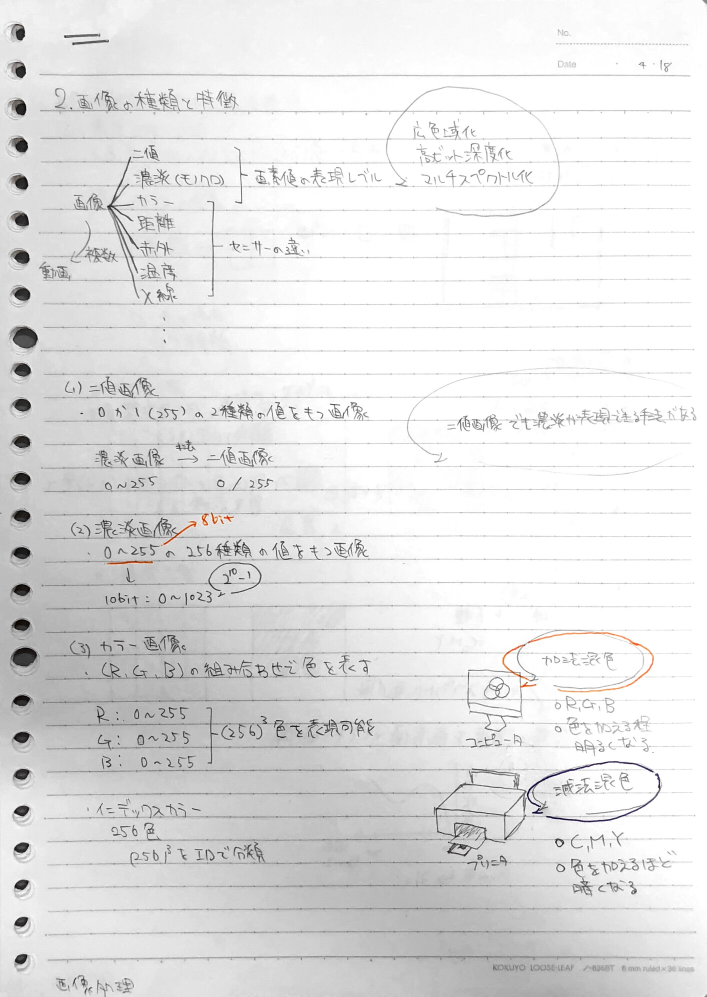
#> input picture img/note01.jpg, 2120 x 2990 px (shown at 1/3 size)
$ python source.py   (older library calls are emulated)
#> lines starting #> are read from the running program, lines starting #| are printed output that depends on the picture; after the words box and inside, x2 and y2 are one past the last pixel; in counts of white or black regions, pixels touching at a corner belong together
import os
import sys
import cv2
import numpy as np

from PIL import Image

IMG_DIR = f'{os.path.dirname(os.path.abspath(__file__))}/../img'
RESULT_DIR = f'{os.path.dirname(os.path.abspath(__file__))}/../result'
IMG = ''
RESIZE_THRESH = 1280

def write_out(img, name):
    cv2.imwrite(f'{RESULT_DIR}/{name}.png', img)

def crop(mask, target):
    cropped = cv2.merge((mask, mask, mask))
    cropped[mask == 255] = target[mask == 255]
    alpha = np.ones_like(cropped) * 255
    cropped = cv2.merge((cropped, alpha[:, :, 1]))

    cropped[mask == 0] = (0, 0, 0, 0)

    (x, y) = np.where(mask == 255)
    (topx, topy) = (np.min(x), np.min(y))
    (bottomx, bottomy) = (np.max(x), np.max(y))

    return topx, topy, cropped[topx:bottomx+1, topy:bottomy+1]

def light_up(target, gamma=1.18):
    look_up_table = np.zeros((256, 1), dtype=np.uint8)

    for i in range(256):
        look_up_table[i] =  255 * pow(float(i) / 255, 1.0 / gamma)

    return cv2.LUT(target, look_up_table)

try:
    IMG = sys.argv[1]
except Exception as e:
    IMG = 'note01.jpg'

counter = 0
while(True):
    print(f'starting loop: {counter}')
    image = cv2.imread(f'{IMG_DIR}/{IMG}')
#> image is the input picture: shape (2990, 2120, 3); mean B, G, R 226, 226, 226.2

    h = image.shape[1]
#> h = 2120
    if h > RESIZE_THRESH or h < RESIZE_THRESH:
        print(f'height: {h}, too big, resize')
#| height: 2120, too big, resize
        persentage = RESIZE_THRESH / h
#> persentage = 0.604
        image = cv2.resize(image, dsize=None, fx=persentage, fy=persentage)
#> image: shape (1805, 1280, 3)

    image_gray = cv2.cvtColor(image, cv2.COLOR_BGR2GRAY)
    ret, thed = cv2.threshold(image_gray, 0, 255, cv2.THRESH_OTSU)
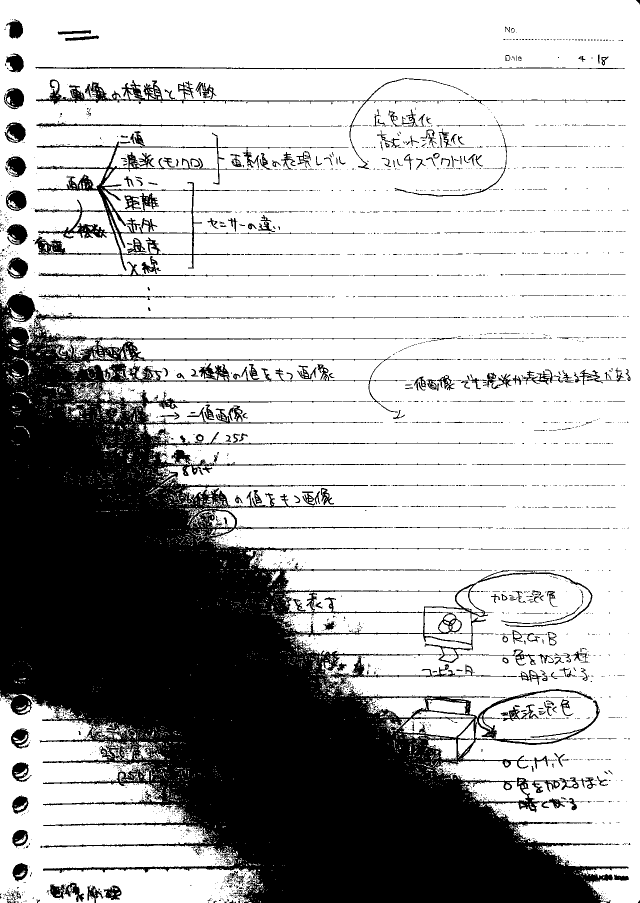
#> thed: shape (1805, 1280) (shown at 1/2 size); 69.9% white; 3123 black regions (2784 under 20 px), largest, box (x1, y1, x2, y2) and area: (0, 588, 1257, 1805) 612325, (69, 265, 502, 542) 13927, (72, 156, 1139, 338) 5959
#> ret = 214

    write_out(thed, f'thed')

    kernel = np.ones((8, 8), np.uint8)
    morphed = cv2.morphologyEx(thed, cv2.MORPH_CLOSE, kernel)
#> morphed: shape (1805, 1280); 77.4% white; 85 black regions, largest, box (x1, y1, x2, y2) and area: (0, 640, 1202, 1805) 500304, (18, 590, 70, 640) 1862, (833, 1478, 863, 1529) 968

    # write_out(morphed, 'morphedA')

    kernel = np.ones((8, 8), np.uint8)
    morphed = cv2.morphologyEx(morphed, cv2.MORPH_OPEN, kernel)
#> morphed: shape (1805, 1280); 77% white; 46 black regions (1 under 20 px), largest, box (x1, y1, x2, y2) and area: (0, 620, 1203, 1805) 516979, (19, 591, 71, 641) 1873, (18, 179, 50, 216) 853

    # write_out(morphed, 'morphedB')

    inv_morphed = cv2.bitwise_not(morphed)
#> inv_morphed: shape (1805, 1280); 23% white; 46 white regions (1 under 20 px)

    # write_out(inv_morphed, 'inv_morphedA')

    conts_im, conts, hierarchy = cv2.findContours(inv_morphed, cv2.RETR_TREE, cv2.CHAIN_APPROX_NONE)
#> conts = 65 contours, 1 with area under 20; largest, box (x1, y1, x2, y2) and area: (0, 620, 1203, 1805) 517818, (19, 591, 71, 641) 1794, (18, 179, 50, 216) 798, (19, 454, 56, 487) 790, (21, 384, 55, 418) 775

    # draw contours in thesholded image
    colored = cv2.merge((morphed, morphed, morphed))
    for index in range(len(conts)):
        cv2.drawContours(colored, conts, index, (255, 0, 255), 3)
#> this loop made 65 passes
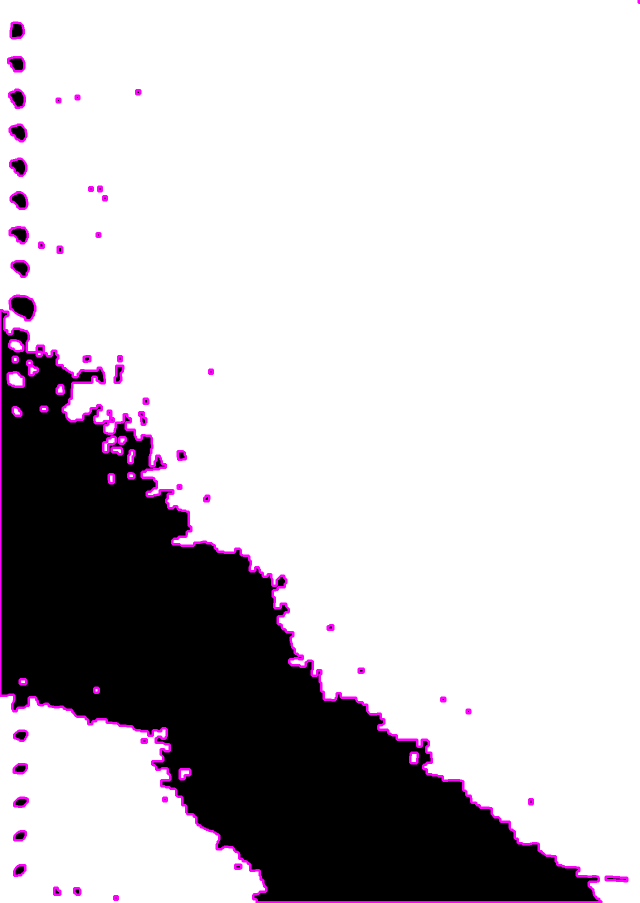
#> colored: shape (1805, 1280, 3) (shown at 1/2 size); mean of channels 0, 1, 2 199.5, 194.5, 199.5; drawn as B, G, R

    # write_out(colored, 'colored')

    mask = np.zeros_like(image_gray)
    stopper = 0
    for index in range(len(conts)):
        if (cv2.contourArea(conts[index]) > 12000): # TODO: change to scheme
            cv2.drawContours(mask, conts, index, 255, -1)
            stopper+=1
#> this loop made 65 passes
#> stopper on pass 27: 1
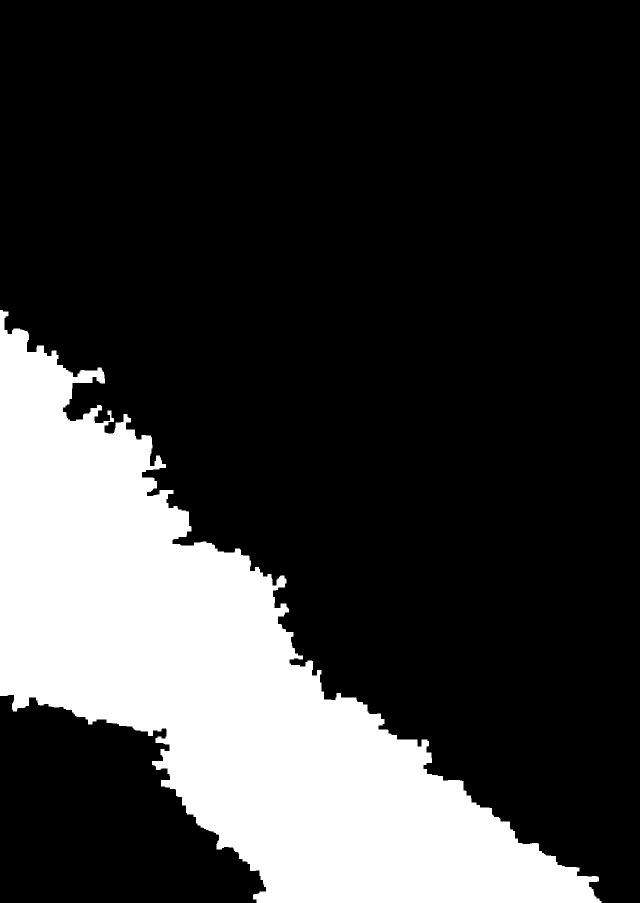
#> mask: shape (1805, 1280) (shown at 1/2 size); 22.5% white; 1 white region, box (x1, y1, x2, y2) and area: (0, 620, 1203, 1805) 520913
#> after the loop, stopper = 1

    if stopper == 0:
        print("there aren't shade to remove. exit.")
        break;

    # write_out(mask, 'shade_mask')
    x, y, shade_cropped = crop(mask, image)
#> in crop, `cropped[mask == 255] = target[mask == 255]`:
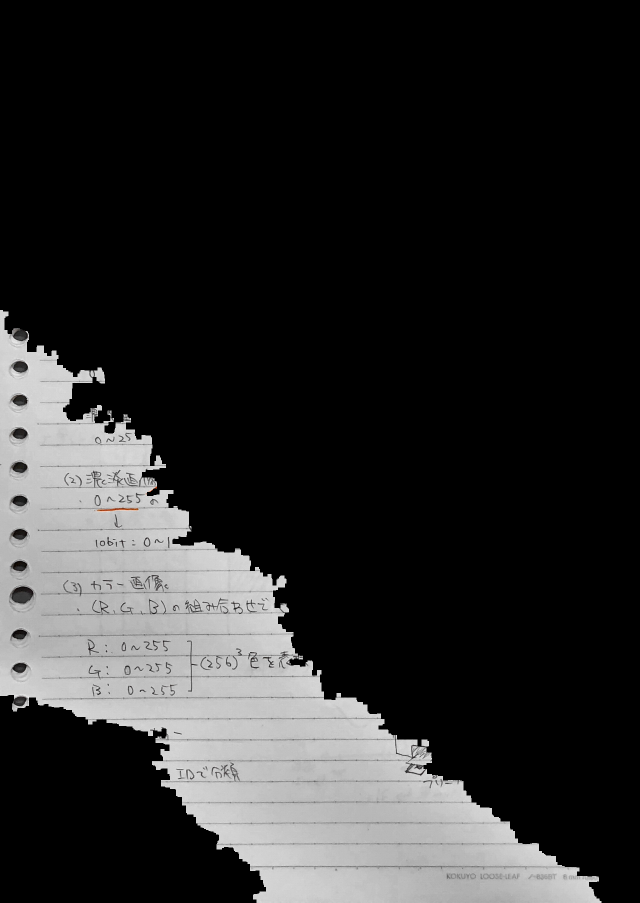
#> cropped: shape (1805, 1280, 3) (shown at 1/2 size); mean of channels 0, 1, 2 42.6, 42.6, 42.6; drawn as B, G, R
#> in crop, `(topx, topy) = (np.min(x), np.min(y))`: topx = 620; topy = 0
#> in crop, `(bottomx, bottomy) = (np.max(x), np.max(y))`: bottomx = 1804; bottomy = 1202
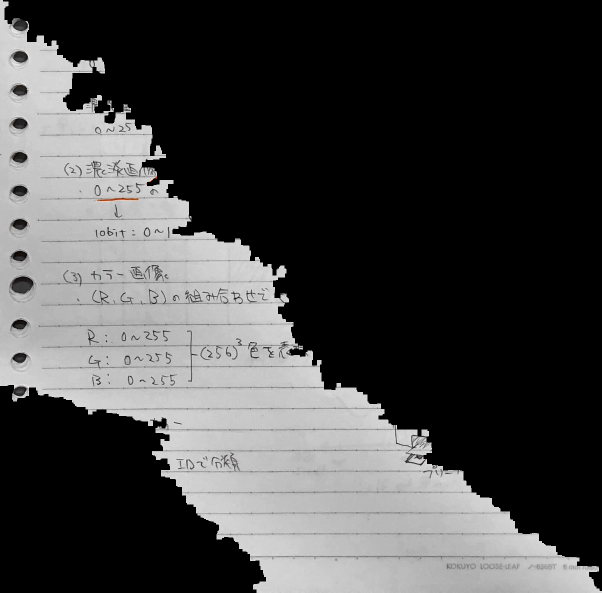
#> shade_cropped: shape (1185, 1203, 4) (shown at 1/2 size); mean B, G, R, A 69, 69, 69, 93.2
#> x = 620; y = 0
    write_out(shade_cropped, 'shade_cropped')
    lighted_up_shade = light_up(shade_cropped)
    write_out(lighted_up_shade, 'lighted_up_shade')

    back = Image.fromarray(image[:,:,::-1])
    lighted_up_shade = cv2.cvtColor(lighted_up_shade, cv2.COLOR_BGRA2RGBA)
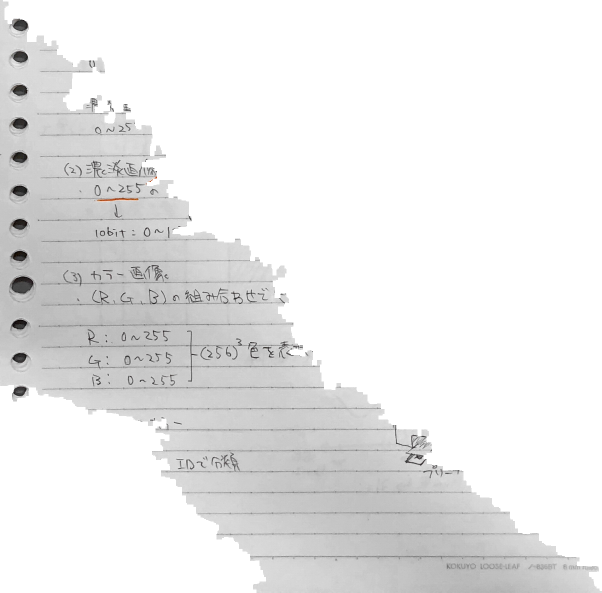
#> lighted_up_shade: shape (1185, 1203, 4) (shown at 1/2 size); mean R, G, B, A 72, 71.9, 71.9, 93.2; transparent parts drawn white
    target = Image.fromarray(lighted_up_shade)

    back.paste(target, (y, x), target)

    # back = back.convert('RGB')
    back.save(f'{RESULT_DIR}/complete.png')
    back.save(f'{IMG_DIR}/complete.png')

    complete = cv2.imread(f'{RESULT_DIR}/complete.png', 0)
#> complete: shape (1805, 1280); min 0, max 255, mean 227.8
    _, th_complete = cv2.threshold(complete, 0, 255, cv2.THRESH_OTSU)
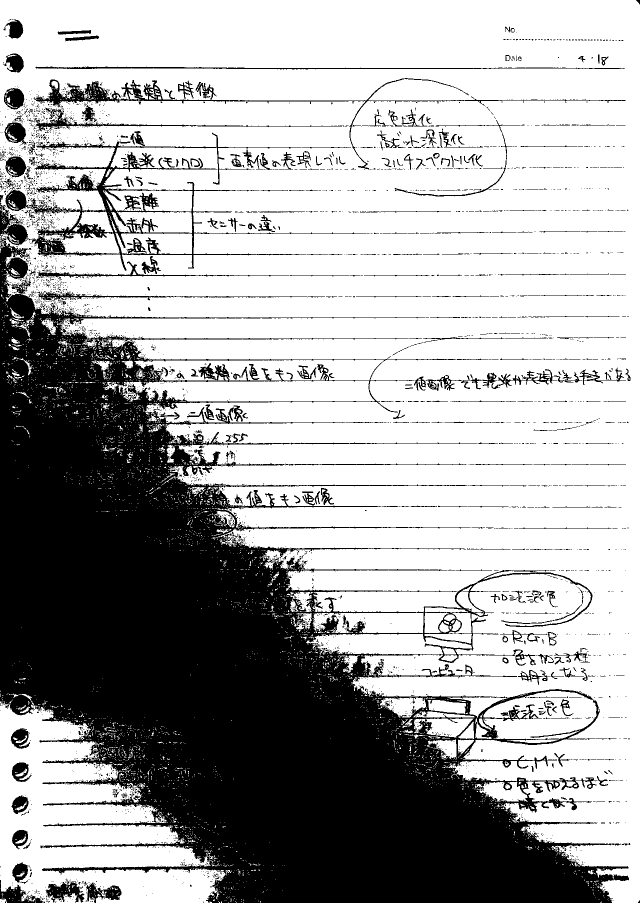
#> th_complete: shape (1805, 1280) (shown at 1/2 size); 66.3% white; 3648 black regions (3287 under 20 px), largest, box (x1, y1, x2, y2) and area: (0, 390, 1258, 1805) 685270, (57, 265, 732, 542) 18506, (67, 156, 1251, 339) 7944

    write_out(th_complete, 'thed_completed')

    IMG = 'complete.png' # gonna loop baby
    counter+=1

    # if counter == 1:
    #     break
